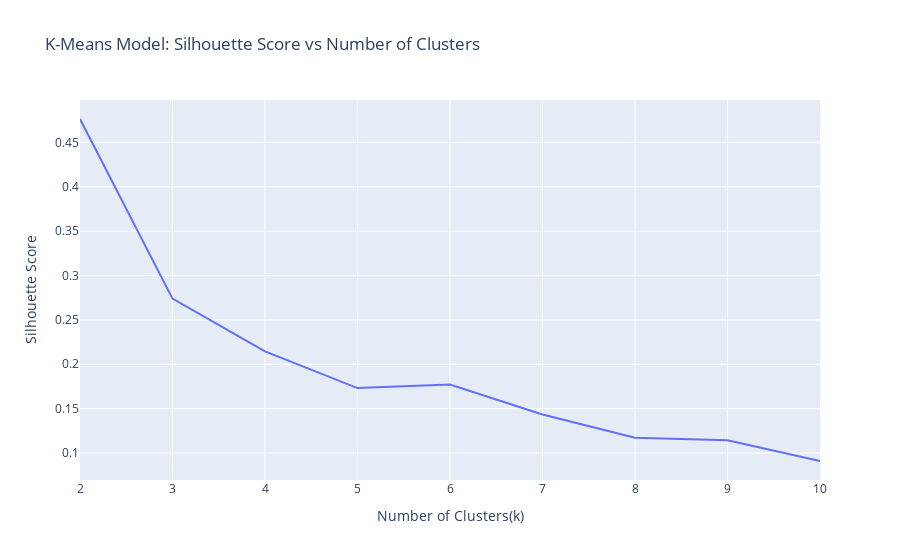

Notebook source saved alongside this figure:
### Markdown cell above
Interpretation: The line flatten at 3 or 4 clusters

### Code cell
# Create a line plot of `silhouette_scores` vs `n_clusters`
fig = fig = px.line(x=nclusters,y=silhouette_scores,
                    title='K-Means Model: Silhouette Score vs Number of Clusters')
fig.update_layout(xaxis_title='Number of Clusters(k)',yaxis_title='Silhouette Score')


fig.show()

### Figure 1 — Plotly figure (JSON) as saved in the notebook; plotly's stock layout.template omitted (floating-point values rounded to 4 significant figures)
{"data": [{"hovertemplate": "x=%{x}<br>y=%{y}<extra></extra>", "legendgroup": "", "line": {"color": "#636efa", "dash": "solid"}, "marker": {"symbol": "circle"}, "mode": "lines", "name": "", "orientation": "v", "showlegend": false, "type": "scatter", "x": [2, 3, 4, 5, 6, 7, 8, 9, 10], "xaxis": "x", "y": [0.4763, 0.2739, 0.2145, 0.1731, 0.1772, 0.1434, 0.1172, 0.1143, 0.091], "yaxis": "y"}], "layout": {"autosize": true, "legend": {"tracegroupgap": 0}, "title": {"text": "K-Means Model: Silhouette Score vs Number of Clusters"}, "xaxis": {"anchor": "y", "autorange": true, "domain": [0, 1], "range": [2, 10], "title": {"text": "Number of Clusters(k)"}, "type": "linear"}, "yaxis": {"anchor": "x", "autorange": true, "domain": [0, 1], "range": [0.06959, 0.4977], "title": {"text": "Silhouette Score"}, "type": "linear"}}}
